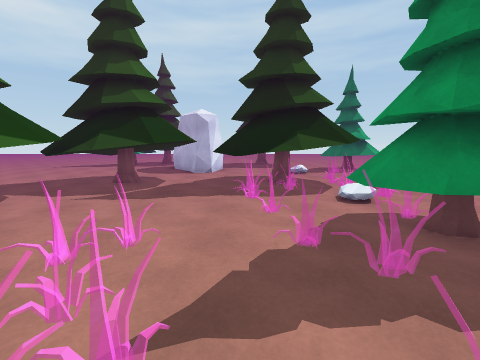
View 1 (above)

24 first-person views from a walk through a scene from a Unity 3-D project. The camera is 1.5 m above the floor, tilts 8° down and sees 90° across. The floor is counted in squares, 1 m on a side. Each view is taken from the middle of a square. On the plan, view 1 faces up. The plan holds only what a view shows up to about 13 squares ahead; the rest is blank. The place goes on beyond the plan.

View 2
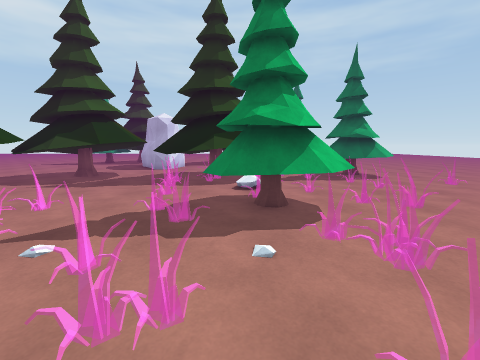

View 3
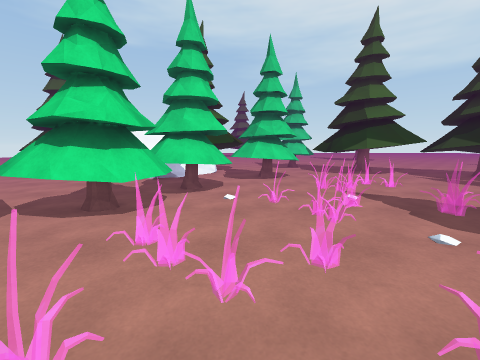

View 4
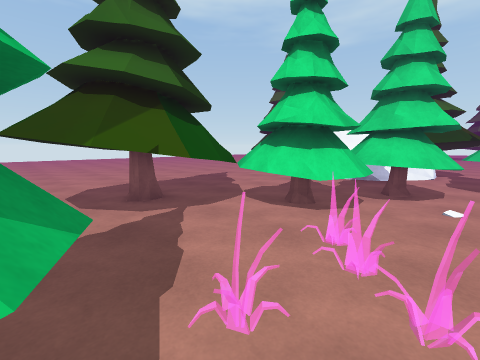

View 5
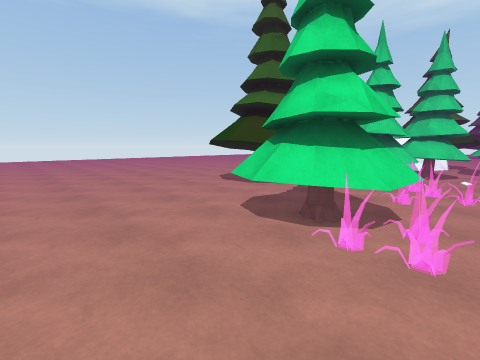

View 6
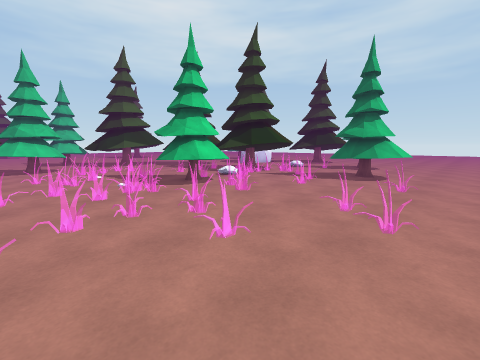

View 7
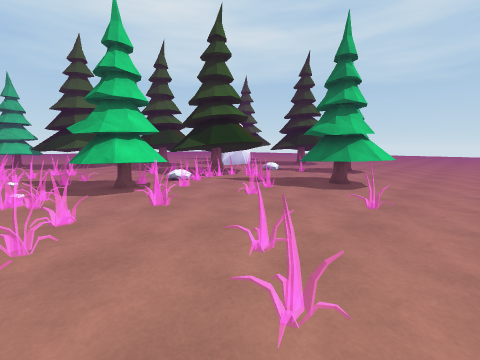

View 8
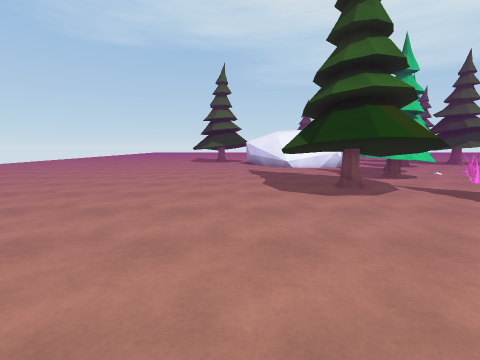

View 9
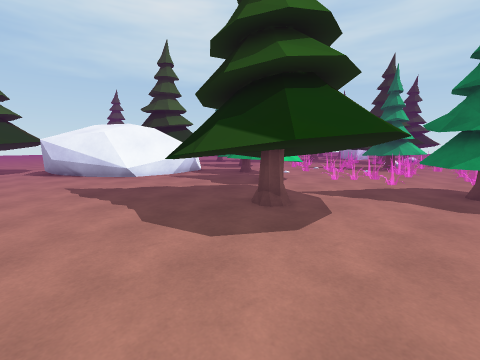

View 10
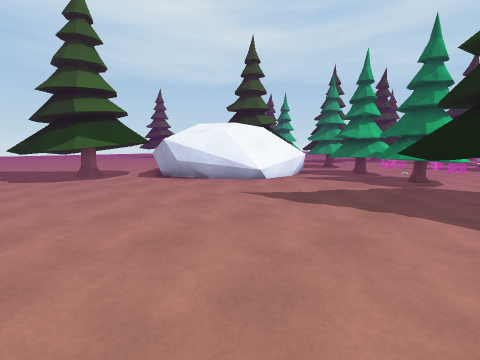

View 11
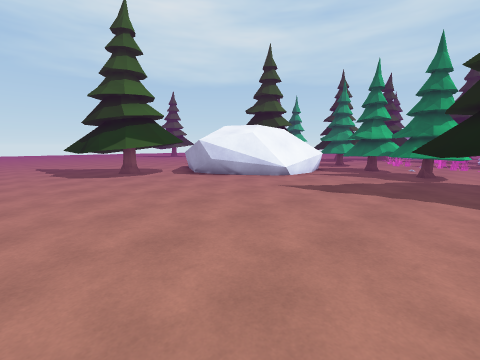

View 12
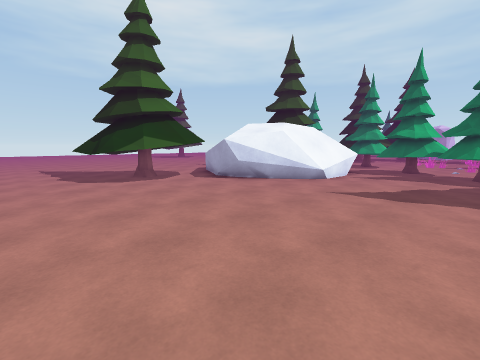

View 13
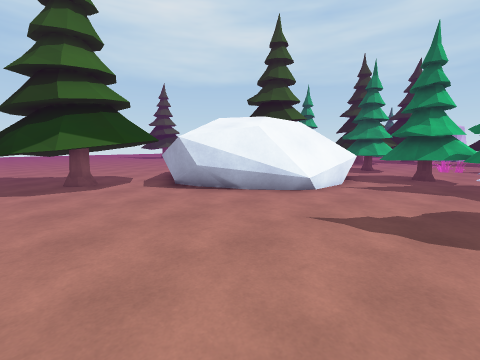

View 14
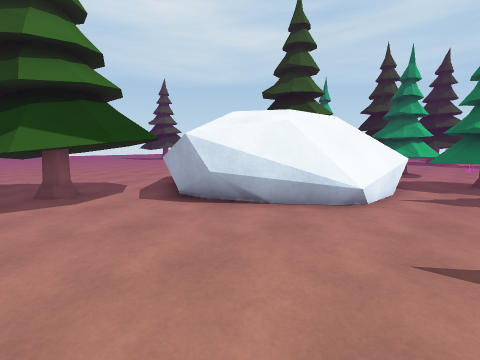

View 15
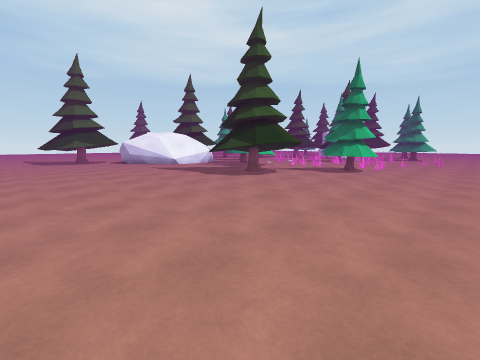

View 16
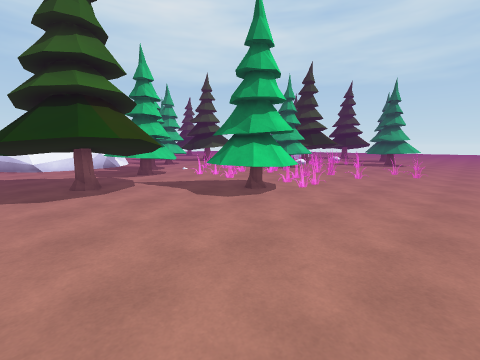

View 17
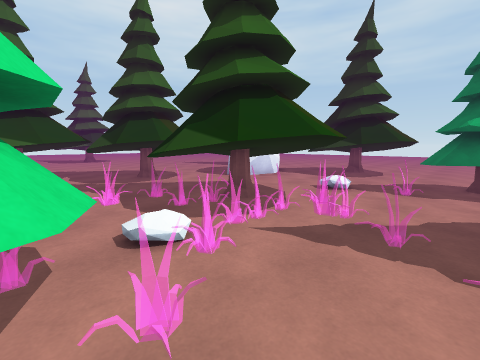

View 18
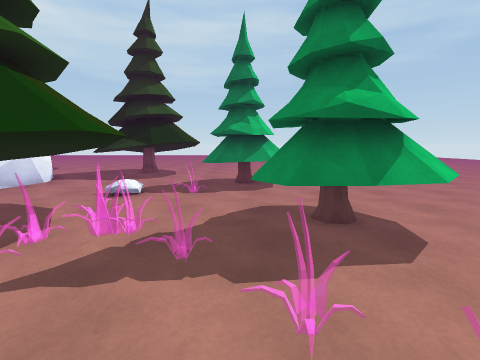

View 19
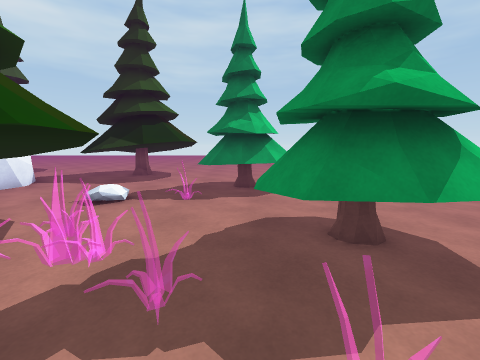

View 20
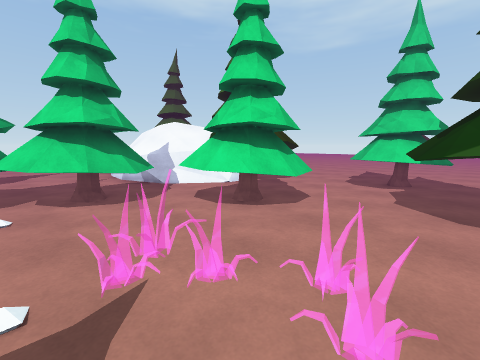

View 21
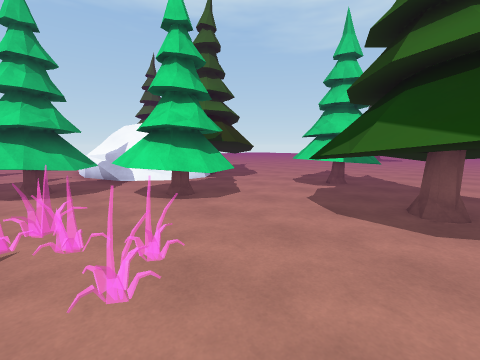

View 22
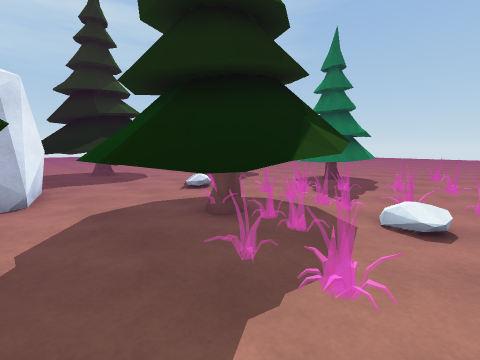

View 23
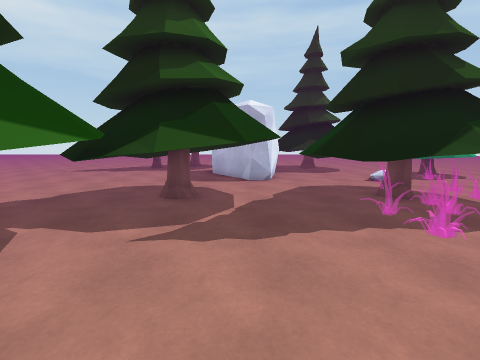

View 24
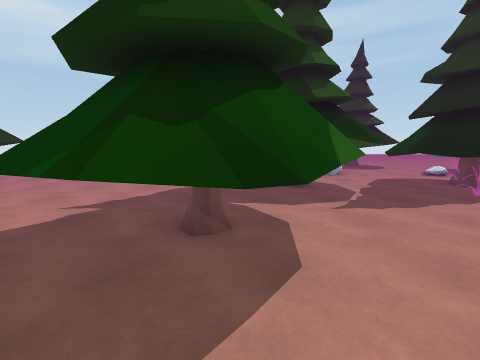

### Floor plan
Key: @ floor where view 1 was taken; # wall or solid block; . floor; = window, fence, low wall or low ledge; ^ raised ledge; T tree; R rock; O other object.
Columns run from 19 left of view 1 to 14 right of it. Each row starts with its distance up from view 1.
 22                          ..
 21                    TT   ...
 20                 ..TTTT#T...
 19                 ..TTT##T....
 18                  ..TTTTT....   ..
 17                  R..T.T..T    ...
 16     ........  .RR R......TTT ....
 15     ......... ..RRR......TTT .....
 14      ........ ..RR................
 13  T    ........ .....T.............
 12  TT..  .....TTTTT..TTTTT...TT ...
 11    .........TTT#TTTTT##T..TTTTT...
 10    .........TTT#TTTTTT#T...TTT....
  9     ........TTT#T.TTT TT....TT....
  8      ..... TTTTTT..TTTT...........
  7       ....TT#T#.......O...........
  6    ......TTT#TT........T..........
  5        ..TTT#TT......TTTT.........
  4   .......TTTTT.......TTTT.........
  3   ..... TTTTT.........TTT.........
  2    .... TTT.......................
  1      .. TTT..TT...................
  0      ...  ...TTT...@..............
 -1       ...... TTTT.................
 -2        ..TTT.TTTTT................
 -3          TTTT ..TTTT......TTT.....
 -4          T#### .TTTTTT....TTTT....
 -5          T   #^=TTTTTTT...TTTT....
 -6               ^^...TTTTT..TTT.....
 -7               ^^...TTTTTTT........
 -8               ^^.....TTT#TT.......
 -9               ^^.... TTT#TT.......
-10      ..      ##=.....TTT#TT.......
-11     ....^   ###......TTTTT........
-12    .... TT###.....................
-13    ....TTTT.......................
-14     ..TT##TT......................
-15 ......TTT#T.......................
-16 ......TTTTT.......................
-17  ..... TTT........................
-18     ..............................
-19    ..............................
-20    ...............................

Positions as (right, up) in squares from view 1, and headings:
1: (0, 0), facing up
2: (3, -2), facing up
3: (7, -2), facing left
4: (7, -2), facing down-left
5: (13, -2), facing down-left
6: (13, -2), facing up-left
7: (13, 1), facing up-left
8: (13, -13), facing left
9: (8, -14), facing up-left
10: (3, -18), facing up-left
11: (3, -20), facing up-left
12: (1, -20), facing up-left
13: (0, -17), facing up-left
14: (-2, -16), facing up-left
15: (14, -20), facing up-left
16: (14, -11), facing up-left
17: (7, 5), facing up-left
18: (7, 6), facing up
19: (7, 7), facing up
20: (0, 4), facing down-left
21: (-1, 6), facing down-left
22: (-2, 6), facing up-right
23: (-3, 3), facing up
24: (-7, 1), facing up
